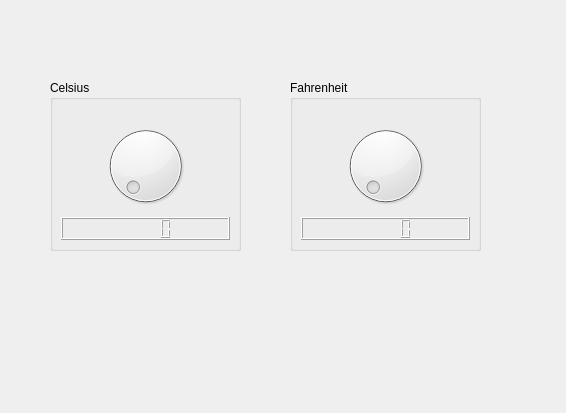
<?xml version="1.0" encoding="UTF-8"?>
<ui version="4.0">
 <class>Widget</class>
 <widget class="QWidget" name="Widget">
  <property name="geometry">
   <rect>
    <x>0</x>
    <y>0</y>
    <width>566</width>
    <height>413</height>
   </rect>
  </property>
  <property name="windowTitle">
   <string>Widget</string>
  </property>
  <widget class="QGroupBox" name="groupBox">
   <property name="geometry">
    <rect>
     <x>50</x>
     <y>80</y>
     <width>191</width>
     <height>171</height>
    </rect>
   </property>
   <property name="title">
    <string>Celsius</string>
   </property>
   <widget class="QWidget" name="verticalLayoutWidget">
    <property name="geometry">
     <rect>
      <x>0</x>
      <y>30</y>
      <width>191</width>
      <height>141</height>
     </rect>
    </property>
    <layout class="QVBoxLayout" name="verticalLayout">
     <item>
      <widget class="QDial" name="centDial">
       <property name="maximum">
        <number>1000</number>
       </property>
      </widget>
     </item>
     <item>
      <widget class="QLCDNumber" name="lcdNumber"/>
     </item>
    </layout>
   </widget>
  </widget>
  <widget class="QGroupBox" name="groupBox_3">
   <property name="geometry">
    <rect>
     <x>290</x>
     <y>80</y>
     <width>191</width>
     <height>171</height>
    </rect>
   </property>
   <property name="title">
    <string>Fahrenheit</string>
   </property>
   <widget class="QWidget" name="verticalLayoutWidget_2">
    <property name="geometry">
     <rect>
      <x>0</x>
      <y>30</y>
      <width>191</width>
      <height>141</height>
     </rect>
    </property>
    <layout class="QVBoxLayout" name="verticalLayout_2">
     <item>
      <widget class="QDial" name="fahDial">
       <property name="maximum">
        <number>1832</number>
       </property>
      </widget>
     </item>
     <item>
      <widget class="QLCDNumber" name="lcdNumber_2"/>
     </item>
    </layout>
   </widget>
  </widget>
 </widget>
 <layoutdefault spacing="6" margin="11"/>
 <resources/>
 <connections>
  <connection>
   <sender>centDial</sender>
   <signal>valueChanged(int)</signal>
   <receiver>lcdNumber</receiver>
   <slot>display(int)</slot>
   <hints>
    <hint type="sourcelabel">
     <x>137</x>
     <y>179</y>
    </hint>
    <hint type="destinationlabel">
     <x>136</x>
     <y>234</y>
    </hint>
   </hints>
  </connection>
  <connection>
   <sender>fahDial</sender>
   <signal>valueChanged(int)</signal>
   <receiver>lcdNumber_2</receiver>
   <slot>display(int)</slot>
   <hints>
    <hint type="sourcelabel">
     <x>392</x>
     <y>201</y>
    </hint>
    <hint type="destinationlabel">
     <x>390</x>
     <y>231</y>
    </hint>
   </hints>
  </connection>
 </connections>
</ui>
